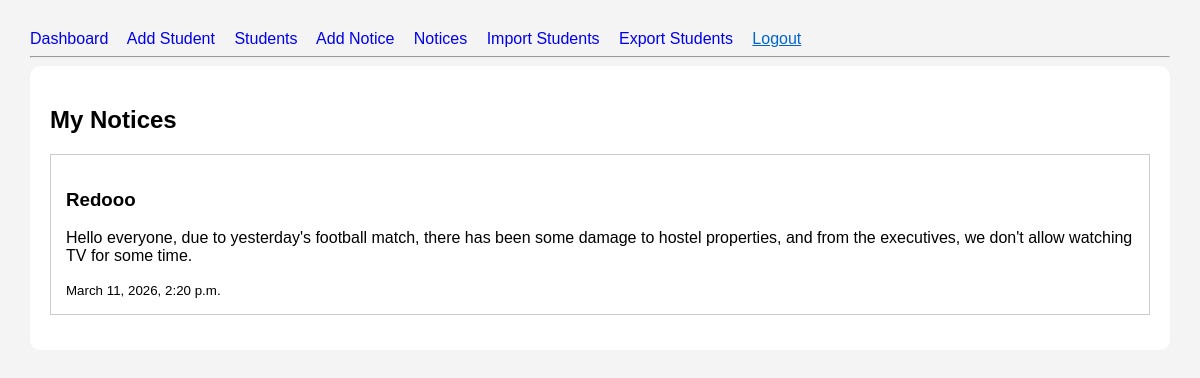
The page /notices/dashboard/ (signed in) on the database its author committed.
### notices/models.py (models this page shows, shortened)
class Notice(models.Model):
    NOTICE_TYPE_CHOICES = [
        ('all', 'All Students'),
        ('level', 'Specific Level'),
        ('selected', 'Selected Students'),
        ('single', 'One Student'),
    ]
    title = models.CharField(max_length=200)
    message = models.TextField()
    notice_type = models.CharField(max_length=20, choices=NOTICE_TYPE_CHOICES)
    target_level = models.CharField(max_length=10, blank=True, null=True)
    target_students = models.ManyToManyField(Student, blank=True) # type: ignore
    created_at = models.DateTimeField(auto_now_add=True)

### notices/views.py (the view)
# urls.py: path('dashboard/', DashboardView.as_view(), name='dashboard'),
class DashboardView(LoginRequiredMixin, ListView):
    model = Notice
    template_name = 'notices/dashboard.html'
    context_object_name = 'notices'
    def get_queryset(self):
        try:
            student = Student.objects.get(user=self.request.user)
            return Notice.objects.filter(
                Q(notice_type='all') |
                Q(notice_type='level', target_level=student.level) |
                Q(target_students=student)
            ).distinct().order_by('-created_at')
        except Student.DoesNotExist:
            return Notice.objects.none()
        except Exception:
            return Notice.objects.none()

### templates/notices/dashboard.html
{% extends 'base.html' %} {% block content %}
<h2>My Notices</h2>
{% for notice in notices %}
<div style="border: 1px solid #ccc; padding: 15px; margin-bottom: 15px">
  <h3>{{ notice.title }}</h3>
  <p>{{ notice.message }}</p>
  <small>{{ notice.created_at }}</small>
</div>
{% empty %}
<p>No notices for you.</p>
{% endfor %} {% endblock %}

### templates/base.html (style rules this page uses)
body { font-family: Arial, sans-serif; margin: 30px; background: #f4f4f4; }

### rows shown on the page
Notice: title "Redooo", message "Hello everyone, due to yesterday's football match, there has been some damage to hostel properties, and from the executives, we don't allow watching TV for some time.", created_at "March 11, 2026, 2:20 p.m."
